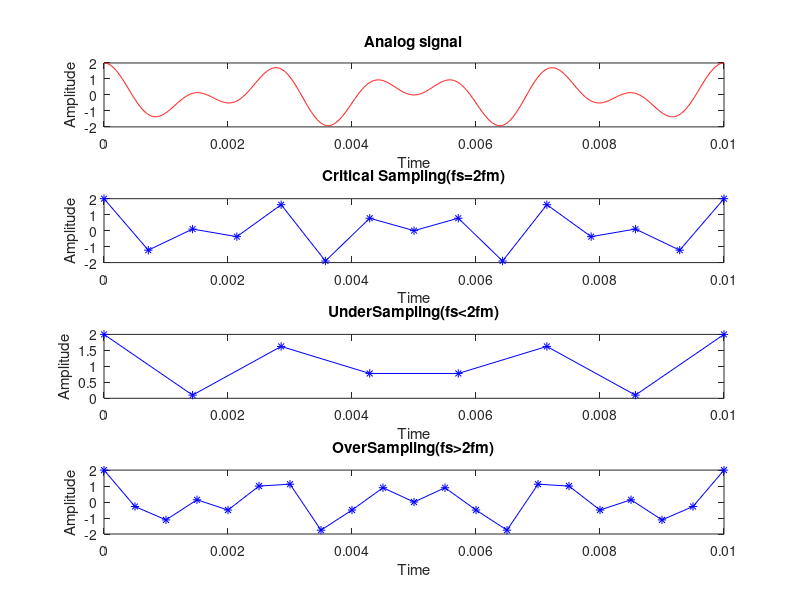

Reproduce this figure in MATLAB.
clc
close all

tfinal = 0.01;
t = 0:0.00001:tfinal;

xanalog = cos(2*pi*400*t) + cos(2*pi*700*t);

subplot(4,1,1);
plot(t, xanalog , 'r-');
xlabel("Time");
ylabel("Amplitude");
title("Analog signal");

% Critical Sampling (fs=2fm)
fs=1400;
tsamp = 0:1/fs:tfinal;
xsampled = cos(2*pi*400*tsamp) + cos(2*pi*700*tsamp);
subplot(4,1,2);
plot(tsamp, xsampled , 'b*-');
xlabel("Time");
ylabel("Amplitude");
title("Critical Sampling(fs=2fm)");

% Under Sampling (fs<2fm)
fs=700;
tsamp = 0:1/fs:tfinal;
xsampled = cos(2*pi*400*tsamp) + cos(2*pi*700*tsamp);
subplot(4,1,3);
plot(tsamp, xsampled , 'b*-');
xlabel("Time");
ylabel("Amplitude");
title("UnderSampling(fs<2fm)");

% Over Sampling (fs>2fm)
fs=2000;
tsamp = 0:1/fs:tfinal;
xsampled = cos(2*pi*400*tsamp) + cos(2*pi*700*tsamp);
subplot(4,1,4);
plot(tsamp, xsampled , 'b*-');
xlabel("Time");
ylabel("Amplitude");
title("OverSampling(fs>2fm)");